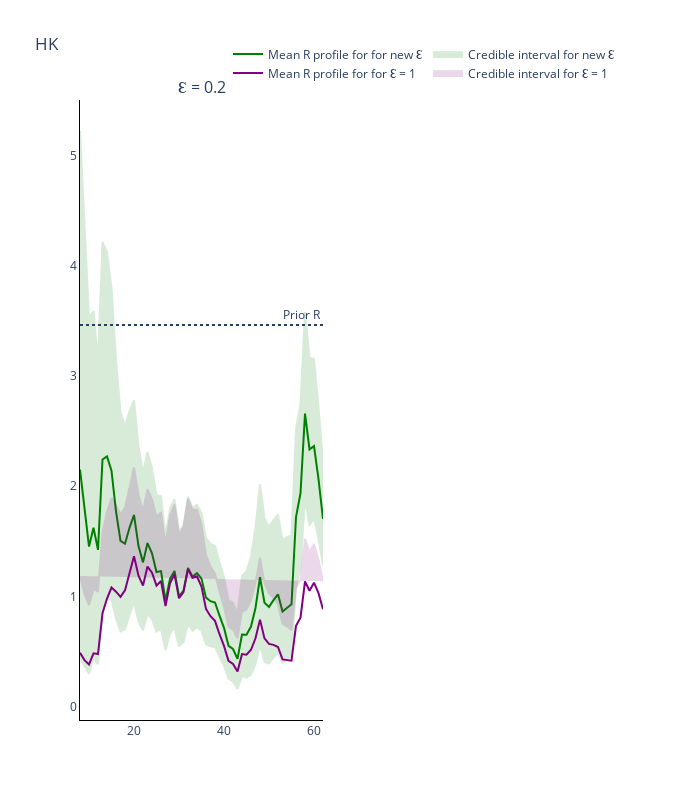

Write notebook code for a chart like this one.
### Code cell
from plotly.subplots import make_subplots

all_intervals = all_intervals[all_intervals['Central Probability']==0.95]

fig = go.Figure()
fig = make_subplots(
    rows=int(np.ceil(epsilon_range.shape[0]/2)), cols=2, subplot_titles=tuple('Ɛ = {}'.format(epsilon) for epsilon in epsilon_range[epsilon_range!=0])
)

# Plot (bar chart cases each day)
for e, epsilon in enumerate(epsilon_range[epsilon_range!=0]):
    if e == 0:
        fig.add_trace(
            go.Scatter(
                x=all_intervals.loc[all_intervals['Epsilon']==epsilon]['Time Points'],
                y=all_intervals.loc[all_intervals['Epsilon']==epsilon]['Mean'],
                name='Mean R profile for for new Ɛ',
                line_color='green'
            ),
            row= int(np.floor(e / 2)) + 1,
            col= e % 2 + 1
        )

        fig.add_trace(
            go.Scatter(
                x=all_intervals.loc[all_intervals['Epsilon']==epsilon]['Time Points'].tolist() + all_intervals.loc[all_intervals['Epsilon']==epsilon]['Time Points'].tolist()[::-1],
                y=all_intervals.loc[all_intervals['Epsilon']==epsilon][
                    'Upper bound CI'].values.tolist() + all_intervals.loc[all_intervals['Epsilon']==epsilon][
                        'Lower bound CI'].values.tolist()[::-1],
                fill='toself',
                fillcolor='green',
                line_color='green',
                opacity=0.15,
                mode='lines',
                name='Credible interval for new Ɛ'
            ),
            row= int(np.floor(e / 2)) + 1,
            col= e % 2 + 1
        )

        fig.add_trace(
            go.Scatter(
                x=all_intervals.loc[all_intervals['Epsilon']==epsilon]['Time Points'],
                y=all_intervals.loc[all_intervals['Epsilon']==0]['Mean'],
                name='Mean R profile for for Ɛ = 0'.format(epsilon),
                line_color='purple'
            ),
            row= int(np.floor(e / 2)) + 1,
            col= e % 2 + 1
        )


        fig.add_trace(
            go.Scatter(
                x=all_intervals.loc[all_intervals['Epsilon']==epsilon]['Time Points'].tolist() + all_intervals.loc[all_intervals['Epsilon']==epsilon]['Time Points'].tolist()[::-1],
                y=all_intervals.loc[all_intervals['Epsilon']==0][
                    'Upper bound CI'].values.tolist() + all_intervals.loc[all_intervals['Epsilon']==0][
                        'Lower bound CI'].values.tolist()[::-1],
                fill='toself',
                fillcolor='purple',
                line_color='purple',
                opacity=0.15,
                mode='lines',
                name='Credible interval for Ɛ = 0'
            ),
            row= int(np.floor(e / 2)) + 1,
            col= e % 2 + 1
        )

    else:
        fig.add_trace(
            go.Scatter(
                x=all_intervals.loc[all_intervals['Epsilon']==epsilon]['Time Points'],
                y=all_intervals.loc[all_intervals['Epsilon']==epsilon]['Mean'],
                line_color='green',
                showlegend=False
            ),
            row= int(np.floor(e / 2)) + 1,
            col= e % 2 + 1
        )

        fig.add_trace(
            go.Scatter(
                x=all_intervals.loc[all_intervals['Epsilon']==epsilon]['Time Points'].tolist() + all_intervals.loc[all_intervals['Epsilon']==epsilon]['Time Points'].tolist()[::-1],
                y=all_intervals.loc[all_intervals['Epsilon']==epsilon][
                    'Upper bound CI'].values.tolist() + all_intervals.loc[all_intervals['Epsilon']==epsilon][
                        'Lower bound CI'].values.tolist()[::-1],
                fill='toself',
                fillcolor='green',
                line_color='green',
                opacity=0.15,
                showlegend=False,
                mode='lines'
            ),
            row= int(np.floor(e / 2)) + 1,
            col= e % 2 + 1
        )

        fig.add_trace(
            go.Scatter(
                x=all_intervals.loc[all_intervals['Epsilon']==epsilon]['Time Points'],
                y=all_intervals.loc[all_intervals['Epsilon']==0]['Mean'],
                showlegend=False,
                line_color='purple'
            ),
            row= int(np.floor(e / 2)) + 1,
            col= e % 2 + 1
        )


        fig.add_trace(
            go.Scatter(
                x=all_intervals.loc[all_intervals['Epsilon']==epsilon]['Time Points'].tolist() + all_intervals.loc[all_intervals['Epsilon']==epsilon]['Time Points'].tolist()[::-1],
                y=all_intervals.loc[all_intervals['Epsilon']==0][
                    'Upper bound CI'].values.tolist() + all_intervals.loc[all_intervals['Epsilon']==0][
                        'Lower bound CI'].values.tolist()[::-1],
                fill='toself',
                fillcolor='purple',
                line_color='purple',
                opacity=0.15,
                mode='lines',
                showlegend=False,
            ),
            row= int(np.floor(e / 2)) + 1,
            col= e % 2 + 1
        )

        #fig.add_hrect(y0=prior_dist_interval[0], y1=prior_dist_interval[1], line_width=0, fillcolor='black', opacity=0.1)
        fig.add_hline(y=median, line_dash='dot',
                annotation_text='Prior R', fillcolor='black',
                annotation_position='top right',
                row= int(np.floor(e / 2)) + 1,
                col= e % 2 + 1)

    #fig.add_hrect(y0=prior_dist_interval[0], y1=prior_dist_interval[1], line_width=0, fillcolor='black', opacity=0.1)
    fig.add_hline(y=median, line_dash='dot',
              annotation_text='Prior R', fillcolor='black',
              annotation_position='top right',
              row= int(np.floor(e / 2)) + 1,
              col= e % 2 + 1)


# Add axis labels
fig.update_layout(
    title='HK',
    width=700, 
    height=800,
    plot_bgcolor='white',
    xaxis=dict(linecolor='black'),
    yaxis=dict(linecolor='black'),
    xaxis2=dict(linecolor='black'),
    yaxis2=dict(linecolor='black'),
    xaxis3=dict(linecolor='black'),
    yaxis3=dict(linecolor='black'),
    xaxis4=dict(linecolor='black'),
    yaxis4=dict(linecolor='black'),
    xaxis5=dict(linecolor='black'),
    yaxis5=dict(linecolor='black'),
    xaxis6=dict(linecolor='black'),
    yaxis6=dict(linecolor='black'),
    legend=dict(
        orientation="h",
        yanchor="bottom",
        y=1.02,
        xanchor="right",
        x=1
    ))

fig.update_xaxes(ticks='outside', title_text='Time (days)', row='all', col='all')
fig.update_yaxes(ticks='outside', title_text='R_t', row='all', col='all')

# fig.write_image('HK-diff-eps-inf.pdf')
fig.show()

### Figure 1 — Plotly figure (JSON) as saved in the notebook; plotly's stock layout.template omitted (floating-point values rounded to 4 significant figures)
{"data": [{"line": {"color": "green"}, "name": "Mean R profile for for new Ɛ", "type": "scatter", "x": [8, 9, 10, 11, 12, 13, 14, 15, 16, 17, 18, 19, 20, 21, 22, 23, 24, 25, 26, 27, 28, 29, 30, 31, 32, 33, 34, 35, 36, 37, 38, 39, 40, 41, 42, 43, 44, 45, 46, 47, 48, 49, 50, 51, 52, 53, 54, 55, 56, 57, 58, 59, 60, 61, 62], "xaxis": "x", "y": [2.151, 1.799, 1.452, 1.622, 1.422, 2.244, 2.271, 2.141, 1.773, 1.504, 1.478, 1.622, 1.739, 1.457, 1.308, 1.484, 1.391, 1.22, 1.229, 0.96, 1.159, 1.23, 0.9997, 1.051, 1.257, 1.179, 1.211, 1.161, 0.9877, 0.9557, 0.9435, 0.8252, 0.7132, 0.5505, 0.5211, 0.4315, 0.6525, 0.6518, 0.7248, 0.894, 1.173, 0.9424, 0.904, 0.965, 1.018, 0.8625, 0.8986, 0.9271, 1.72, 1.936, 2.66, 2.335, 2.365, 2.065, 1.703], "yaxis": "y"}, {"fill": "toself", "fillcolor": "green", "line": {"color": "green"}, "mode": "lines", "name": "Credible interval for new Ɛ", "opacity": 0.15, "type": "scatter", "x": [8, 9, 10, 11, 12, 13, 14, 15, 16, 17, 18, 19, 20, 21, 22, 23, 24, 25, 26, 27, 28, 29, 30, 31, 32, 33, 34, 35, 36, 37, 38, 39, 40, 41, 42, 43, 44, 45, 46, 47, 48, 49, 50, 51, 52, 53, 54, 55, 56, 57, 58, 59, 60, 61, 62, 62, 61, 60, 59, 58, 57, 56, 55, 54, 53, 52, 51, 50, 49, 48, 47, 46, 45, 44, 43, 42, 41, 40, 39, 38, 37, 36, 35, 34, 33, 32, 31, 30, 29, 28, 27, 26, 25, 24, 23, 22, 21, 20, 19, 18, 17, 16, 15, 14, 13, 12, 11, 10, 9, 8], "xaxis": "x", "y": [5.228, 4.372, 3.535, 3.592, 3.141, 4.219, 4.129, 3.8, 3.15, 2.669, 2.552, 2.684, 2.783, 2.367, 2.126, 2.311, 2.163, 1.92, 1.909, 1.553, 1.798, 1.883, 1.589, 1.647, 1.903, 1.802, 1.832, 1.757, 1.529, 1.48, 1.46, 1.311, 1.17, 0.9649, 0.9415, 0.8423, 1.185, 1.227, 1.365, 1.625, 2.019, 1.707, 1.635, 1.693, 1.742, 1.513, 1.538, 1.553, 2.52, 2.749, 3.584, 3.167, 3.157, 2.724, 2.224, 1.278, 1.527, 1.713, 1.643, 1.882, 1.269, 1.073, 0.4618, 0.4301, 0.3937, 0.4874, 0.4404, 0.3889, 0.4047, 0.5583, 0.3826, 0.2887, 0.2596, 0.2796, 0.1577, 0.2245, 0.2515, 0.3684, 0.4509, 0.5388, 0.5456, 0.5638, 0.6871, 0.717, 0.6865, 0.7446, 0.5879, 0.5461, 0.7153, 0.661, 0.5097, 0.6995, 0.6797, 0.7908, 0.8422, 0.6912, 0.7697, 0.9439, 0.8313, 0.7015, 0.6792, 0.7986, 0.9656, 0.9721, 0.8952, 0.3845, 0.4376, 0.2963, 0.3673, 0.4396], "yaxis": "y"}, {"line": {"color": "purple"}, "name": "Mean R profile for for Ɛ = 1", "type": "scatter", "x": [8, 9, 10, 11, 12, 13, 14, 15, 16, 17, 18, 19, 20, 21, 22, 23, 24, 25, 26, 27, 28, 29, 30, 31, 32, 33, 34, 35, 36, 37, 38, 39, 40, 41, 42, 43, 44, 45, 46, 47, 48, 49, 50, 51, 52, 53, 54, 55, 56, 57, 58, 59, 60, 61, 62], "xaxis": "x", "y": [0.4865, 0.42, 0.3799, 0.4822, 0.4751, 0.8458, 0.9798, 1.08, 1.042, 0.9953, 1.055, 1.22, 1.365, 1.187, 1.098, 1.27, 1.215, 1.097, 1.139, 0.9112, 1.119, 1.2, 0.9829, 1.039, 1.247, 1.168, 1.18, 1.088, 0.885, 0.8191, 0.7768, 0.6557, 0.5493, 0.4135, 0.3859, 0.3167, 0.4746, 0.469, 0.5143, 0.6184, 0.7882, 0.6175, 0.5671, 0.5586, 0.5391, 0.4262, 0.4223, 0.4148, 0.7318, 0.8054, 1.135, 1.05, 1.124, 1.029, 0.8836], "yaxis": "y"}, {"fill": "toself", "fillcolor": "purple", "line": {"color": "purple"}, "mode": "lines", "name": "Credible interval for Ɛ = 1", "opacity": 0.15, "type": "scatter", "x": [8, 9, 10, 11, 12, 13, 14, 15, 16, 17, 18, 19, 20, 21, 22, 23, 24, 25, 26, 27, 28, 29, 30, 31, 32, 33, 34, 35, 36, 37, 38, 39, 40, 41, 42, 43, 44, 45, 46, 47, 48, 49, 50, 51, 52, 53, 54, 55, 56, 57, 58, 59, 60, 61, 62, 62, 61, 60, 59, 58, 57, 56, 55, 54, 53, 52, 51, 50, 49, 48, 47, 46, 45, 44, 43, 42, 41, 40, 39, 38, 37, 36, 35, 34, 33, 32, 31, 30, 29, 28, 27, 26, 25, 24, 23, 22, 21, 20, 19, 18, 17, 16, 15, 14, 13, 12, 11, 10, 9, 8], "xaxis": "x", "y": [1.185, 1.02, 0.9205, 1.062, 1.045, 1.583, 1.768, 1.893, 1.827, 1.746, 1.805, 2.004, 2.171, 1.919, 1.777, 1.971, 1.883, 1.722, 1.764, 1.471, 1.732, 1.835, 1.561, 1.627, 1.886, 1.786, 1.787, 1.652, 1.374, 1.272, 1.205, 1.044, 0.9023, 0.7251, 0.6973, 0.6179, 0.861, 0.8811, 0.9654, 1.12, 1.351, 1.116, 1.027, 0.985, 0.928, 0.7516, 0.7263, 0.6985, 1.08, 1.149, 1.523, 1.405, 1.475, 1.336, 1.137], "yaxis": "y"}], "layout": {"annotations": [{"font": {"size": 16}, "showarrow": false, "text": "Ɛ = 0.2", "x": 0.225, "xanchor": "center", "xref": "paper", "y": 1, "yanchor": "bottom", "yref": "paper"}, {"showarrow": false, "text": "Prior R", "x": 1, "xanchor": "right", "xref": "x domain", "y": 3.466, "yanchor": "bottom", "yref": "y"}], "height": 800, "legend": {"orientation": "h", "x": 1, "xanchor": "right", "y": 1.02, "yanchor": "bottom"}, "plot_bgcolor": "white", "shapes": [{"fillcolor": "black", "line": {"dash": "dot"}, "type": "line", "x0": 0, "x1": 1, "xref": "x domain", "y0": 3.466, "y1": 3.466, "yref": "y"}], "title": {"text": "HK"}, "width": 700, "xaxis": {"anchor": "y", "domain": [0, 0.45], "linecolor": "black"}, "xaxis2": {"anchor": "y2", "domain": [0.55, 1], "linecolor": "black"}, "xaxis3": {"linecolor": "black"}, "xaxis4": {"linecolor": "black"}, "xaxis5": {"linecolor": "black"}, "xaxis6": {"linecolor": "black"}, "yaxis": {"anchor": "x", "domain": [0, 1], "linecolor": "black"}, "yaxis2": {"anchor": "x2", "domain": [0, 1], "linecolor": "black"}, "yaxis3": {"linecolor": "black"}, "yaxis4": {"linecolor": "black"}, "yaxis5": {"linecolor": "black"}, "yaxis6": {"linecolor": "black"}}}
